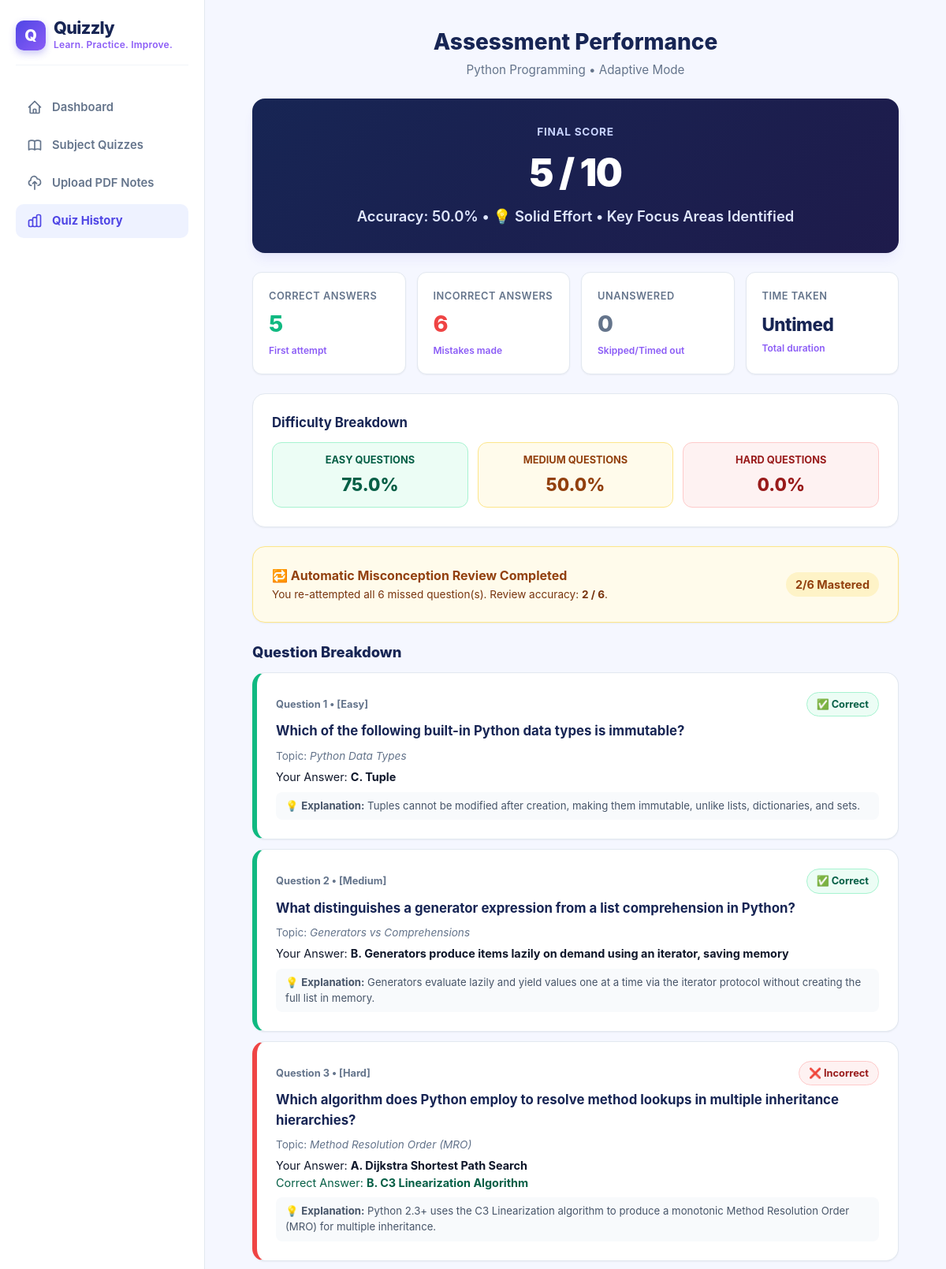
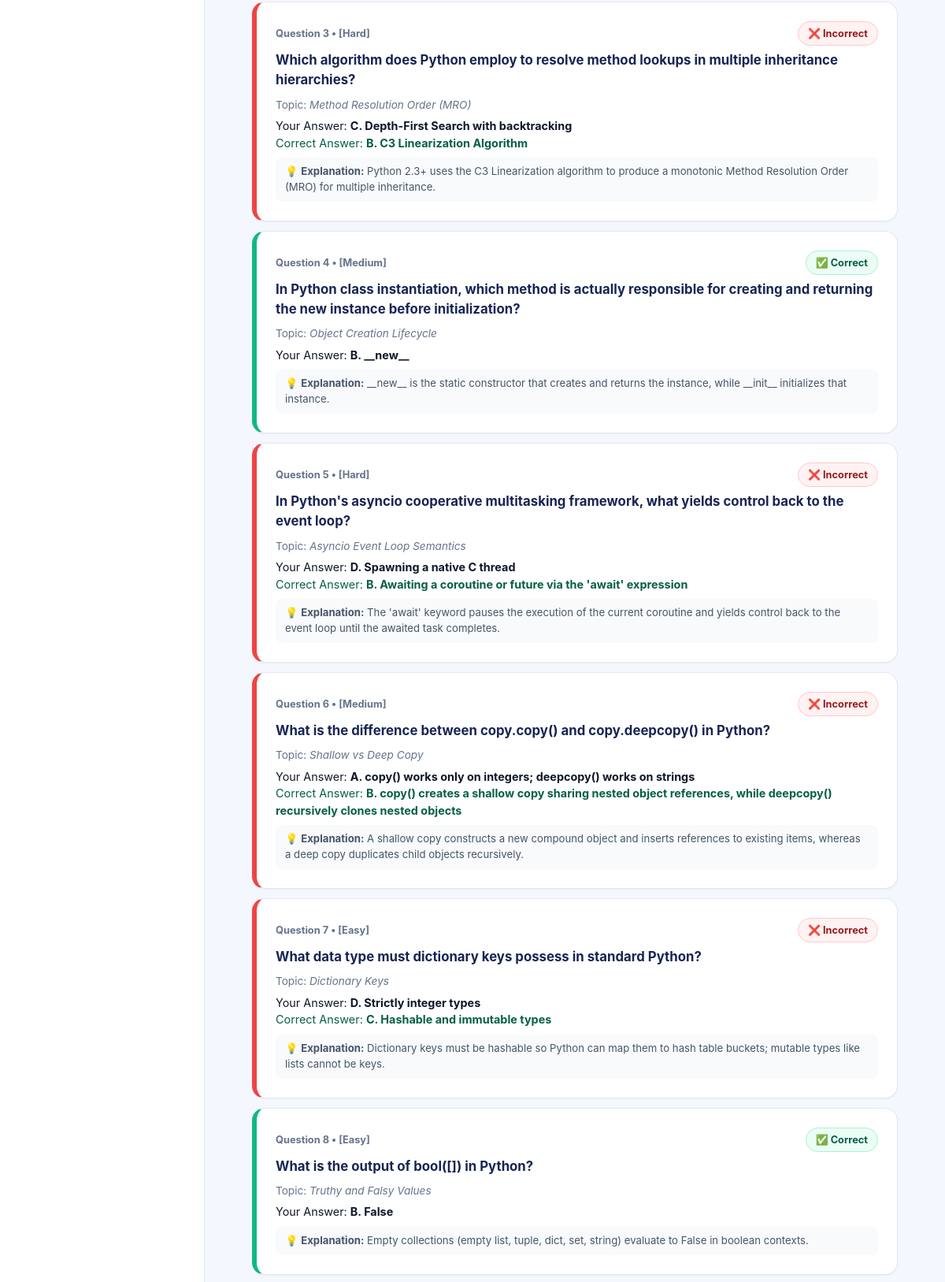
The app's page /result/a1a1750b-0672-4a82-9ac7-eaeb8f6f3501 (upper part) with its own data (2 pictures, top to bottom).
### tables this page shows
CREATE TABLE quiz_results (
        id INTEGER PRIMARY KEY AUTOINCREMENT,
        session_id TEXT UNIQUE NOT NULL,
        subject TEXT NOT NULL,
        mode TEXT NOT NULL,
        score INTEGER NOT NULL,
        total_questions INTEGER NOT NULL,
        percentage REAL NOT NULL,
        correct_count INTEGER NOT NULL,
        incorrect_count INTEGER NOT NULL,
        unanswered_count INTEGER DEFAULT 0,
        easy_accuracy REAL DEFAULT 0.0,
        medium_accuracy REAL DEFAULT 0.0,
        hard_accuracy REAL DEFAULT 0.0,
        review_total INTEGER DEFAULT 0,
        review_score INTEGER DEFAULT 0,
        time_taken_seconds INTEGER DEFAULT 0,
        completed_at TIMESTAMP DEFAULT CURRENT_TIMESTAMP,
        FOREIGN KEY (session_id) REFERENCES quiz_sessions(session_id) ON DELETE CASCADE
    );

CREATE TABLE questions (
        id INTEGER PRIMARY KEY AUTOINCREMENT,
        subject TEXT NOT NULL,
        question TEXT NOT NULL,
        option_a TEXT NOT NULL,
        option_b TEXT NOT NULL,
        option_c TEXT NOT NULL,
        option_d TEXT NOT NULL,
        correct_answer TEXT NOT NULL,
        explanation TEXT NOT NULL,
        difficulty TEXT NOT NULL,
        concept TEXT,
        source_ref TEXT DEFAULT 'Standard Bank',
        is_built_in INTEGER DEFAULT 1,
        created_at TIMESTAMP DEFAULT CURRENT_TIMESTAMP
    );

### app.py (the view)
@app.route("/result/<session_id>")
def view_result(session_id):
    return show_result_page(session_id)

### db.py (called while the page is built)
def get_db(db_path=None):
    path = db_path or DEFAULT_DB_PATH
    os.makedirs(os.path.dirname(path), exist_ok=True)
    conn = sqlite3.connect(path, timeout=10.0)
    conn.row_factory = sqlite3.Row
    conn.execute("PRAGMA journal_mode=WAL;")
    conn.execute("PRAGMA foreign_keys=ON;")
    return conn

def get_question(q_id, db_path=None):
    conn = get_db(db_path)
    cursor = conn.cursor()
    cursor.execute("SELECT * FROM questions WHERE id = ?", (q_id,))
    row = cursor.fetchone()
    conn.close()
    return _row_to_question_dict(row) if row else None

def _row_to_question_dict(row):
    return {
        "id": row["id"],
        "subject": row["subject"],
        "question": row["question"],
        "options": {
            "A": row["option_a"],
            "B": row["option_b"],
            "C": row["option_c"],
            "D": row["option_d"]
        },
        "correct_answer": row["correct_answer"],
        "explanation": row["explanation"],
        "difficulty": row["difficulty"],
        "concept": row["concept"] or "",
        "source_ref": row["source_ref"] or "Standard Bank"
    }

def get_session_answers(session_id, is_review=0, db_path=None):
    conn = get_db(db_path)
    cursor = conn.cursor()
    cursor.execute("""
        SELECT * FROM quiz_answers
        WHERE session_id = ? AND is_review_round = ?
        ORDER BY question_order ASC
    """, (session_id, is_review))
    rows = cursor.fetchall()
    conn.close()
    return [dict(r) for r in rows]

def get_quiz_result(session_id, db_path=None):
    conn = get_db(db_path)
    cursor = conn.cursor()
    cursor.execute("SELECT * FROM quiz_results WHERE session_id = ?", (session_id,))
    row = cursor.fetchone()
    conn.close()
    return dict(row) if row else None

### templates/result.html (shortened to what this page needs)
{% extends "base.html" %}
{% set active_page = "history" %}
{% block content %}
<div style="max-width: 820px; margin: 0 auto;">
  <div style="text-align: center; margin-bottom: 1.5rem;">
    <h2 style="font-size: 1.75rem; font-weight: 800; color: var(--navy); margin-bottom: 4px;">Assessment Performance</h2>
    <p style="color: var(--text-muted); font-size: 0.95rem;">
      {{ subject_names.get(result.subject, result.subject|capitalize) }} &bull; {{ result.mode|capitalize }} Mode
    </p>
  </div>
  <div style="background: linear-gradient(135deg, #172554 0%, #1E1B4B 100%); color: #FFFFFF; border-radius: var(--radius-lg); padding: 2rem; text-align: center; margin-bottom: 1.5rem; box-shadow: var(--shadow-lg);">
    <div style="font-size: 0.85rem; color: #C7D2FE; font-weight: 700; text-transform: uppercase; letter-spacing: 0.05em; margin-bottom: 6px;">
      Final Score
    </div>
    <h1 style="font-size: 3rem; font-weight: 900; margin-bottom: 6px; letter-spacing: -0.03em;">
      {{ result.score }} / {{ result.total_questions }}
    </h1>
    <p style="font-size: 1.15rem; color: #E0E7FF; font-weight: 600;">
      Accuracy: {{ result.percentage }}%
      {% if result.percentage >= 85 %}
        &bull; 🏆 Outstanding Concept Mastery!
      {% elif result.percentage >= 65 %}
        &bull; 🌟 Proficient Conceptual Understanding!
      {% elif result.percentage >= 45 %}
        &bull; 💡 Solid Effort &bull; Key Focus Areas Identified
      {% else %}
        &bull; 📚 Foundational Review Recommended
      {% endif %}
    </p>
  </div>
  <div class="stats-grid" style="margin-bottom: 1.5rem;">
    <div class="stat-card">
      <div class="stat-label">Correct Answers</div>
      <div class="stat-value" style="color: var(--success);">{{ result.correct_count }}</div>
      <div class="stat-subtext">First attempt</div>
    </div>
    <div class="stat-card">
      <div class="stat-label">Incorrect Answers</div>
      <div class="stat-value" style="color: var(--error);">{{ result.incorrect_count }}</div>
      <div class="stat-subtext">Mistakes made</div>
    </div>
    <div class="stat-card">
      <div class="stat-label">Unanswered</div>
      <div class="stat-value" style="color: var(--text-muted);">{{ result.unanswered_count }}</div>
      <div class="stat-subtext">Skipped/Timed out</div>
    </div>
    <div class="stat-card">
      <div class="stat-label">Time Taken</div>
      <div class="stat-value" style="font-size: 1.4rem; padding-top: 6px;">
        {% if result.time_taken_seconds > 0 %}
          {{ (result.time_taken_seconds // 60) }}m {{ (result.time_taken_seconds % 60) }}s
        {% else %}
          Untimed
        {% endif %}
      </div>
      <div class="stat-subtext">Total duration</div>
    </div>
  </div>
  <div class="card" style="margin-bottom: 1.5rem;">
    <h3 style="font-size: 1.05rem; font-weight: 700; color: var(--navy); margin-bottom: 12px;">Difficulty Breakdown</h3>
    <div style="display: grid; grid-template-columns: repeat(3, 1fr); gap: 12px; text-align: center;">
      <div style="background: var(--success-bg); border: 1px solid var(--success-border); border-radius: var(--radius); padding: 12px;">
        <div style="font-size: 0.8rem; font-weight: 700; color: var(--success-text); text-transform: uppercase;">Easy Questions</div>
        <div style="font-size: 1.4rem; font-weight: 800; color: var(--success-text); margin-top: 4px;">{{ result.easy_accuracy }}%</div>
      </div>
      <div style="background: var(--warning-bg); border: 1px solid var(--warning-border); border-radius: var(--radius); padding: 12px;">
        <div style="font-size: 0.8rem; font-weight: 700; color: var(--warning-text); text-transform: uppercase;">Medium Questions</div>
        <div style="font-size: 1.4rem; font-weight: 800; color: var(--warning-text); margin-top: 4px;">{{ result.medium_accuracy }}%</div>
      </div>
      <div style="background: var(--error-bg); border: 1px solid var(--error-border); border-radius: var(--radius); padding: 12px;">
        <div style="font-size: 0.8rem; font-weight: 700; color: var(--error-text); text-transform: uppercase;">Hard Questions</div>
        <div style="font-size: 1.4rem; font-weight: 800; color: var(--error-text); margin-top: 4px;">{{ result.hard_accuracy }}%</div>
      </div>
    </div>
  </div>
  {% if result.review_total > 0 %}
    <div class="card" style="background: #FFFBEB; border: 1px solid #FDE68A; margin-bottom: 1.5rem;">
      <div style="display: flex; align-items: center; justify-content: space-between;">
        <div>
          <h4 style="font-size: 1rem; color: #92400E; margin-bottom: 2px;">🔁 Automatic Misconception Review Completed</h4>
          <p style="font-size: 0.85rem; color: #78350F;">
            You re-attempted all {{ result.review_total }} missed question(s). Review accuracy: <strong>{{ result.review_score }} / {{ result.review_total }}</strong>.
          </p>
        </div>
        <span class="badge" style="background: #FEF3C7; color: #92400E; font-size: 0.9rem;">
          {{ result.review_score }}/{{ result.review_total }} Mastered
        </span>
      </div>
    </div>
  {% else %}
    <div class="card" style="background: var(--success-bg); border: 1px solid var(--success-border); color: var(--success-text); text-align: center; margin-bottom: 1.5rem;">
      🎉 <strong>Flawless Mastery!</strong> Every question was answered correctly on your first attempt.
    </div>
  {% endif %}
  <h3 style="font-size: 1.15rem; font-weight: 800; color: var(--navy); margin-bottom: 12px;">Question Breakdown</h3>
  {% for item in detailed_answers %}
    <div class="card" style="border-left: 6px solid {% if item.is_correct %}var(--success){% else %}var(--error){% endif %}; margin-bottom: 12px;">
      <div style="display: flex; justify-content: space-between; align-items: center; margin-bottom: 6px;">
        <span style="font-size: 0.8rem; font-weight: 700; color: var(--text-muted);">
          Question {{ item.order }} &bull; [{{ item.difficulty }}]
        </span>
        <span class="badge {% if item.is_correct %}badge-easy{% else %}badge-hard{% endif %}">
          {% if item.is_correct %}✅ Correct{% else %}❌ Incorrect{% endif %}
        </span>
      </div>
      <h4 style="font-size: 1.05rem; color: var(--navy); margin-bottom: 8px;">{{ item.question }}</h4>
      <p style="font-size: 0.85rem; color: var(--text-muted); margin-bottom: 4px;">
        Topic: <em>{{ item.concept or 'General Concept' }}</em>
      </p>
      <div style="font-size: 0.9rem; margin-top: 6px;">
        <span>Your Answer: <strong>{{ item.selected }}. {{ item.options[item.selected] if item.selected else 'Not Answered' }}</strong></span>
        {% if not item.is_correct %}
          <br>
          <span style="color: var(--success-text);">Correct Answer: <strong>{{ item.correct }}. {{ item.options[item.correct] }}</strong></span>
        {% endif %}
      </div>
      {% if item.explanation %}
        <div style="margin-top: 8px; font-size: 0.825rem; color: #475569; background: #F8FAFC; padding: 8px 12px; border-radius: 8px;">
          💡 <strong>Explanation:</strong> {{ item.explanation }}
        </div>
      {% endif %}
    </div>
  {% endfor %}
</div>
{% endblock %}

### static/css/quizzly.css (style rules this page uses)
:root { --primary: #4F46E5; --primary-hover: #4338CA; --primary-light: #EEF2FF; --primary-border: #C7D2FE; --violet: #8B5CF6; --violet-light: #F5F3FF; --navy: #172554; --navy-light: #1E293B; --bg-main: #F5F7FF; --card-bg: #FFFFFF; --text-main: #0F172A; --text-muted: #64748B; --border-color: #E2E8F0; --border-light: #F1F5F9; --success: #10B981; --success-bg: #ECFDF5; --success-border: #A7F3D0; --success-text: #065F46; --warning: #F59E0B; --warning-bg: #FFFBEB; --warning-border: #FDE68A; --warning-text: #92400E; --error: #EF4444; --error-bg: #FEF2F2; --error-border: #FECACA; --error-text: #991B1B; --shadow-sm: 0 1px 2px 0 rgba(0, 0, 0, 0.05); --shadow-md: 0 4px 6px -1px rgba(79, 70, 229, 0.07), 0 2px 4px -2px rgba(0, 0, 0, 0.05); --shadow-lg: 0 10px 15px -3px rgba(79, 70, 229, 0.08), 0 4px 6px -4px rgba(0, 0, 0, 0.04); --radius: 12px; --radius-lg: 16px; }
* { box-sizing: border-box; margin: 0; padding: 0; }
body { font-family: 'Inter', -apple-system, BlinkMacSystemFont, 'Segoe UI', Roboto, sans-serif; background-color: var(--bg-main); color: var(--text-main); line-height: 1.5; min-height: 100vh; display: flex; }
.card { background: var(--card-bg); border-radius: var(--radius-lg); border: 1px solid var(--border-color); box-shadow: var(--shadow-sm); padding: 1.5rem; margin-bottom: 1.5rem; transition: box-shadow 0.2s ease, border-color 0.2s ease; }
.stats-grid { display: grid; grid-template-columns: repeat(4, 1fr); gap: 14px; margin-bottom: 1.75rem; }
.stat-card { background: #FFFFFF; border: 1px solid var(--border-color); border-radius: var(--radius); padding: 1.25rem; box-shadow: var(--shadow-sm); }
.stat-label { font-size: 0.8rem; font-weight: 600; color: var(--text-muted); text-transform: uppercase; letter-spacing: 0.04em; margin-bottom: 4px; }
.stat-value { font-size: 1.8rem; font-weight: 800; color: var(--navy); letter-spacing: -0.02em; }
.stat-subtext { font-size: 0.75rem; color: var(--violet); font-weight: 600; margin-top: 4px; }
.badge { display: inline-flex; align-items: center; gap: 6px; padding: 5px 12px; border-radius: 20px; font-size: 0.8rem; font-weight: 700; }
.badge-easy { background: var(--success-bg); color: var(--success-text); border: 1px solid var(--success-border); }
.badge-hard { background: var(--error-bg); color: var(--error-text); border: 1px solid var(--error-border); }

### records on screen
quiz_results: get "Python Programming", mode "Adaptive", score "5", total_questions "10", percentage "50.0", correct_count "5", incorrect_count "6", unanswered_count "0", easy_accuracy "75.0", medium_accuracy "50.0", hard_accuracy "0.0", review_total "6", review_score "2"
questions: order "1", difficulty "Easy", shows "✅ Correct", question "Which of the following built-in Python data types is immutable?", concept "Python Data Types", selected "C", option_c "Tuple", explanation "Tuples cannot be modified after creation, making them immutable, unlike lists, dictionaries, and sets."
questions: order "2", difficulty "Medium", shows "✅ Correct", question "What distinguishes a generator expression from a list comprehension in Python?", concept "Generators vs Comprehensions", selected "B", option_b "Generators produce items lazily on demand using an iterator, saving memory", explanation "Generators evaluate lazily and yield values one at a time via the iterator protocol without creating the full list in memory."
questions: order "3", difficulty "Hard", shows "❌ Incorrect", question "Which algorithm does Python employ to resolve method lookups in multiple inheritance hierarchies?", concept "Method Resolution Order (MRO)", selected "A", option_a "Dijkstra Shortest Path Search", correct "B", option_b "C3 Linearization Algorithm", explanation "Python 2.3+ uses the C3 Linearization algorithm to produce a monotonic Method Resolution Order (MRO) for multiple inheritance.", selected "C", option_c "Depth-First Search with backtracking"
questions: order "4", difficulty "Medium", shows "✅ Correct", question "In Python class instantiation, which method is actually responsible for creating and returning the new instance before initialization?", concept "Object Creation Lifecycle", selected "B", option_b "__new__", explanation "__new__ is the static constructor that creates and returns the instance, while __init__ initializes that instance."
questions: order "5", difficulty "Hard", shows "❌ Incorrect", question "In Python's asyncio cooperative multitasking framework, what yields control back to the event loop?", concept "Asyncio Event Loop Semantics", selected "D", option_d "Spawning a native C thread", correct "B", option_b "Awaiting a coroutine or future via the 'await' expression", explanation "The 'await' keyword pauses the execution of the current coroutine and yields control back to the event loop until the awaited task completes."
questions: order "6", difficulty "Medium", shows "❌ Incorrect", question "What is the difference between copy.copy() and copy.deepcopy() in Python?", concept "Shallow vs Deep Copy", selected "A", option_a "copy() works only on integers; deepcopy() works on strings", correct "B", option_b "copy() creates a shallow copy sharing nested object references, while deepcopy() recursively clones nested objects", explanation "A shallow copy constructs a new compound object and inserts references to existing items, whereas a deep copy duplicates child objects recursively."
questions: order "7", difficulty "Easy", shows "❌ Incorrect", question "What data type must dictionary keys possess in standard Python?", concept "Dictionary Keys", selected "D", option_d "Strictly integer types", correct "C", option_c "Hashable and immutable types", explanation "Dictionary keys must be hashable so Python can map them to hash table buckets; mutable types like lists cannot be keys."
questions: order "8", difficulty "Easy", shows "✅ Correct", question "What is the output of bool([]) in Python?", concept "Truthy and Falsy Values", selected "B", option_b "False", explanation "Empty collections (empty list, tuple, dict, set, string) evaluate to False in boolean contexts."
